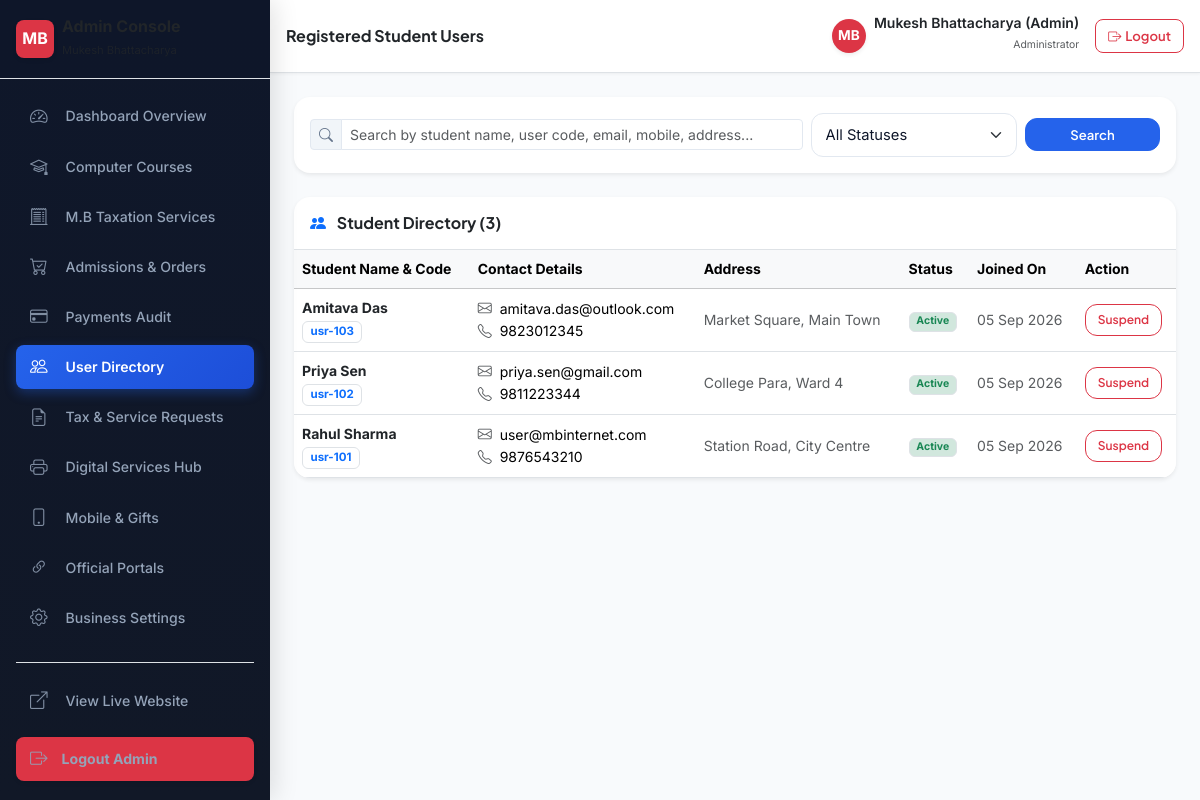
The page /admin/users.php (signed in) on the database its author committed.
### tables this page shows
CREATE TABLE `users` (
  `id` INT UNSIGNED NOT NULL AUTO_INCREMENT,
  `user_code` VARCHAR(50) NOT NULL UNIQUE,
  `name` VARCHAR(120) NOT NULL,
  `email` VARCHAR(150) NOT NULL UNIQUE,
  `mobile` VARCHAR(20) NOT NULL UNIQUE,
  `password_hash` VARCHAR(255) NOT NULL,
  `address` TEXT NULL,
  `role` ENUM('user', 'admin') NOT NULL DEFAULT 'user',
  `status` ENUM('active', 'inactive', 'suspended') NOT NULL DEFAULT 'active',
  `created_at` DATETIME NOT NULL DEFAULT CURRENT_TIMESTAMP,
  `updated_at` DATETIME NOT NULL DEFAULT CURRENT_TIMESTAMP ON UPDATE CURRENT_TIMESTAMP,
  PRIMARY KEY (`id`),
  INDEX `idx_users_email` (`email`),
  INDEX `idx_users_mobile` (`mobile`),
  INDEX `idx_users_role` (`role`),
  INDEX `idx_users_status` (`status`)
);

### includes/Auth.php (called while the page is built, shortened)
<?php
require_once __DIR__ . '/../config/db.php';
function csrf_token(): string {
    return $_SESSION['csrf_token'];
}
function is_logged_in(): bool {
    return !empty($_SESSION['user_id']) && !empty($_SESSION['role']);
}
function current_user(): ?array {
    global $conn;
    $stmt = $conn->prepare("SELECT id, user_code, name, email, mobile, address, role, status, created_at FROM users WHERE id = :id LIMIT 1");
    $stmt->execute([':id' => (int)$_SESSION['user_id']]);
    return $stmt->fetch() ?: null;
}

### admin/users.php (the view, shortened to what this page needs)
<?php
require_once dirname(__DIR__) . '/config/db.php';
require_once dirname(__DIR__) . '/includes/auth.php';
$page_title = "Registered Student Users";
$search_q = isset($_GET['q']) ? trim($_GET['q']) : '';
$page = isset($_GET['page']) ? max(1, (int)$_GET['page']) : 1;
$per_page = 10;
$where_clauses = ["role = 'user'"];
$params = [];
$where_sql = implode(" AND ", $where_clauses);
$count_stmt = $conn->prepare("SELECT COUNT(*) FROM users WHERE $where_sql");
$count_stmt->execute($params);
$total_rows = (int)$count_stmt->fetchColumn();
$offset = ($page - 1) * $per_page;
$sql = "SELECT * FROM users WHERE $where_sql ORDER BY id DESC LIMIT :limit OFFSET :offset";
$stmt = $conn->prepare($sql);
$stmt->bindValue(':limit', $per_page, PDO::PARAM_INT);
$stmt->bindValue(':offset', $offset, PDO::PARAM_INT);
$stmt->execute();
$users = $stmt->fetchAll();
include __DIR__ . '/includes/header.php';
?>
<div class="card border-0 shadow-sm rounded-4 overflow-hidden mb-4" style="background: var(--card-bg, #ffffff);">
  <div class="card-body p-3">
    <form method="GET" action="users.php" class="row g-2 align-items-center">
      <div class="col-md-7">
        <div class="input-group input-group-sm">
          <span class="input-group-text bg-subtle"><i class="bi bi-search"></i></span>
          <input type="text" name="q" class="form-control" placeholder="Search by student name, user code, email, mobile, address..." value="<?php echo htmlspecialchars($search_q); ?>">
        </div>
      </div>
      <div class="col-md-3">
        <select name="status" class="form-select form-select-sm" onchange="this.form.submit()">
          <option value="">All Statuses</option>
        </select>
      </div>
      <div class="col-md-2 d-flex gap-1">
        <button type="submit" class="btn btn-primary btn-sm flex-fill">Search</button>
      </div>
    </form>
  </div>
</div>
<div class="card border-0 shadow-sm rounded-4 overflow-hidden" style="background: var(--card-bg, #ffffff);">
  <div class="card-header bg-transparent border-bottom p-3">
    <h6 class="fw-bold text-dark mb-0"><i class="bi bi-people-fill text-primary me-2"></i> Student Directory (<?php echo $total_rows; ?>)</h6>
  </div>
  <div class="card-body p-0">
    <div class="table-responsive">
      <table class="table table-hover align-middle mb-0 small">
        <thead class="table-light">
          <tr>
            <th>Student Name & Code</th>
            <th>Contact Details</th>
            <th>Address</th>
            <th>Status</th>
            <th>Joined On</th>
            <th>Action</th>
          </tr>
        </thead>
        <tbody>
          <?php if (!empty($users)): ?>
            <?php foreach ($users as $u): ?>
              <tr>
                <td>
                  <strong class="d-block text-dark"><?php echo htmlspecialchars($u['name']); ?></strong>
                  <span class="badge bg-subtle text-primary border" style="font-size: 0.72rem;"><?php echo htmlspecialchars($u['user_code']); ?></span>
                </td>
                <td>
                  <div><i class="bi bi-envelope text-muted me-1"></i> <?php echo htmlspecialchars($u['email']); ?></div>
                  <div><i class="bi bi-telephone text-muted me-1"></i> <?php echo htmlspecialchars($u['mobile']); ?></div>
                </td>
                <td class="text-muted"><?php echo htmlspecialchars($u['address'] ?: 'Not Provided'); ?></td>
                <td>
                  <span class="badge <?php echo ($u['status'] === 'active') ? 'bg-success-subtle text-success border' : 'bg-secondary-subtle text-secondary border'; ?>">
                    <?php echo ucfirst($u['status']); ?>
                  </span>
                </td>
                <td class="text-muted"><?php echo date('d M Y', strtotime($u['created_at'])); ?></td>
                <td>
                  <a href="users.php?action=toggle&id=<?php echo $u['id']; ?>&token=<?php echo csrf_token(); ?>" class="btn btn-sm <?php echo ($u['status'] === 'active') ? 'btn-outline-danger' : 'btn-outline-success'; ?>" style="font-size: 0.75rem;">
                    <?php echo ($u['status'] === 'active') ? 'Suspend' : 'Activate'; ?>
                  </a>
                </td>
              </tr>
            <?php endforeach; ?>
          <?php else: ?>
            <tr><td colspan="6" class="text-center py-4 text-muted">No student accounts found.</td></tr>
          <?php endif; ?>
        </tbody>
      </table>
    </div>
  </div>
</div>
<?php include __DIR__ . '/includes/footer.php'; ?>

### admin/includes/header.php (shortened to what this page needs)
<?php
require_once dirname(__DIR__, 2) . '/config/db.php';
require_once dirname(__DIR__, 2) . '/includes/auth.php';
$logged_admin = current_user();
$current_page = basename($_SERVER['PHP_SELF']);
?>
<!DOCTYPE html>
<html lang="en" data-bs-theme="light">
<head>
  <link href="https://cdn.jsdelivr.net/npm/bootstrap@5.3.3/dist/css/bootstrap.min.css" rel="stylesheet">
  <link href="https://cdn.jsdelivr.net/npm/bootstrap-icons@1.11.3/font/bootstrap-icons.min.css" rel="stylesheet">
  <link href="../assets/css/style.css" rel="stylesheet">
  <link href="../assets/css/admin.css" rel="stylesheet">
</head>
<body class="bg-body-tertiary">
  <div class="admin-wrapper">
    <aside class="admin-sidebar" id="adminSidebar">
      <div class="admin-sidebar-header d-flex align-items-center justify-content-between p-3 border-bottom">
        <a href="index.php" class="d-flex align-items-center gap-2 text-decoration-none text-dark">
          <div class="rounded-3 bg-danger text-white d-flex align-items-center justify-content-center fw-bold shadow-sm" style="width: 38px; height: 38px;">
            MB
          </div>
          <div>
            <span class="fw-bold d-block fs-6 text-dark lh-sm">Admin Console</span>
            <span class="text-muted" style="font-size: 0.70rem;">Mukesh Bhattacharya</span>
          </div>
        </a>
      </div>
      <div class="p-3" style="overflow-y: auto; flex: 1;">
        <ul class="nav flex-column gap-1">
          <li class="nav-item">
            <a href="index.php" class="nav-link rounded-3 <?php echo ($current_page == 'index.php') ? 'active bg-primary text-white' : 'text-dark'; ?>">
              <i class="bi bi-speedometer2 me-2"></i> Dashboard Overview
            </a>
          </li>
          <li class="nav-item">
            <a href="courses.php" class="nav-link rounded-3 <?php echo ($current_page == 'courses.php') ? 'active bg-primary text-white' : 'text-dark'; ?>">
              <i class="bi bi-mortarboard me-2"></i> Computer Courses
            </a>
          </li>
          <li class="nav-item">
            <a href="tax-services.php" class="nav-link rounded-3 <?php echo ($current_page == 'tax-services.php') ? 'active bg-primary text-white' : 'text-dark'; ?>">
              <i class="bi bi-receipt-cutoff me-2"></i> M.B Taxation Services
            </a>
          </li>
          <li class="nav-item">
            <a href="orders.php" class="nav-link rounded-3 <?php echo ($current_page == 'orders.php') ? 'active bg-primary text-white' : 'text-dark'; ?>">
              <i class="bi bi-cart-check me-2"></i> Admissions & Orders
            </a>
          </li>
          <li class="nav-item">
            <a href="payments.php" class="nav-link rounded-3 <?php echo ($current_page == 'payments.php') ? 'active bg-primary text-white' : 'text-dark'; ?>">
              <i class="bi bi-credit-card me-2"></i> Payments Audit
            </a>
          </li>
          <li class="nav-item">
            <a href="users.php" class="nav-link rounded-3 <?php echo ($current_page == 'users.php') ? 'active bg-primary text-white' : 'text-dark'; ?>">
              <i class="bi bi-people me-2"></i> User Directory
            </a>
          </li>
          <li class="nav-item">
            <a href="tax-requests.php" class="nav-link rounded-3 <?php echo ($current_page == 'tax-requests.php') ? 'active bg-primary text-white' : 'text-dark'; ?>">
              <i class="bi bi-file-earmark-text me-2"></i> Tax & Service Requests
            </a>
          </li>
          <li class="nav-item">
            <a href="digital-services.php" class="nav-link rounded-3 <?php echo ($current_page == 'digital-services.php') ? 'active bg-primary text-white' : 'text-dark'; ?>">
              <i class="bi bi-printer me-2"></i> Digital Services Hub
            </a>
          </li>
          <li class="nav-item">
            <a href="products.php" class="nav-link rounded-3 <?php echo ($current_page == 'products.php') ? 'active bg-primary text-white' : 'text-dark'; ?>">
              <i class="bi bi-phone me-2"></i> Mobile & Gifts
            </a>
          </li>
          <li class="nav-item">
            <a href="links.php" class="nav-link rounded-3 <?php echo ($current_page == 'links.php') ? 'active bg-primary text-white' : 'text-dark'; ?>">
              <i class="bi bi-link-45deg me-2"></i> Official Portals
            </a>
          </li>
          <li class="nav-item">
            <a href="settings.php" class="nav-link rounded-3 <?php echo ($current_page == 'settings.php') ? 'active bg-primary text-white' : 'text-dark'; ?>">
              <i class="bi bi-gear me-2"></i> Business Settings
            </a>
          </li>
          <li class="nav-item mt-3 pt-3 border-top">
            <a href="../index.php" class="nav-link text-muted" target="_blank">
              <i class="bi bi-box-arrow-up-right me-2"></i> View Live Website
            </a>
          </li>
          <li class="nav-item mt-2">
            <a href="../logout.php" class="nav-link text-white bg-danger rounded-3 fw-bold text-center py-2 shadow-sm">
              <i class="bi bi-box-arrow-right me-1"></i> Logout Admin
            </a>
          </li>
        </ul>
      </div>
    </aside>
    <div class="admin-main">
      <header class="admin-topbar d-flex align-items-center justify-content-between p-3 border-bottom" style="background: var(--card-bg, #ffffff);">
        <div class="d-flex align-items-center gap-3">
          <h5 class="fw-bold text-dark mb-0 fs-6 fs-md-5"><?php echo isset($page_title) ? htmlspecialchars($page_title) : "Dashboard"; ?></h5>
        </div>
        <div class="d-flex align-items-center gap-3">
          <div class="d-flex align-items-center gap-2">
            <div class="rounded-circle bg-danger text-white d-flex align-items-center justify-content-center fw-bold shadow-sm" style="width: 34px; height: 34px; font-size: 0.85rem;">
              MB
            </div>
            <div class="d-none d-sm-block text-end">
              <span class="fw-semibold small text-dark d-block lh-1"><?php echo htmlspecialchars($logged_admin['name']); ?></span>
              <span class="text-muted" style="font-size: 0.65rem;">Administrator</span>
            </div>
          </div>
          <a href="../logout.php" class="btn btn-outline-danger btn-sm rounded-3 d-none d-sm-inline-flex align-items-center gap-1" title="Sign Out">
            <i class="bi bi-box-arrow-right"></i> <span class="d-none d-md-inline">Logout</span>
          </a>
        </div>
      </header>
      <div class="admin-content p-3 p-md-4">

### assets/css/style.css (style rules this page uses)
:root { --font-sans: 'Inter', system-ui, -apple-system, sans-serif; --font-heading: 'Plus Jakarta Sans', var(--font-sans); --primary: #2563eb; --primary-hover: #1d4ed8; --primary-subtle: #eff6ff; --primary-border: #bfdbfe; --secondary: #0d9488; --secondary-subtle: #f0fdfa; --accent-course: #10b981; --accent-course-subtle: #ecfdf5; --accent-course-border: #a7f3d0; --accent-digital: #2563eb; --accent-digital-subtle: #eff6ff; --accent-digital-border: #bfdbfe; --accent-tax: #8b5cf6; --accent-tax-subtle: #f5f3ff; --accent-tax-border: #ddd6fe; --accent-mobile: #f59e0b; --accent-mobile-subtle: #fffbeb; --accent-mobile-border: #fde68a; --accent-links: #06b6d4; --accent-links-subtle: #ecfeff; --accent-links-border: #a5f3fc; --success: #10b981; --success-subtle: #ecfdf5; --warning: #f59e0b; --warning-subtle: #fffbeb; --danger: #ef4444; --danger-subtle: #fef2f2; --info: #0ea5e9; --info-subtle: #f0f9ff; --radius-sm: 6px; --radius-md: 12px; --radius-lg: 18px; --radius-full: 9999px; --shadow-sm: 0 1px 2px 0 rgba(0, 0, 0, 0.05); --shadow-md: 0 4px 6px -1px rgba(0, 0, 0, 0.07), 0 2px 4px -2px rgba(0, 0, 0, 0.05); --shadow-lg: 0 10px 15px -3px rgba(0, 0, 0, 0.08), 0 4px 6px -4px rgba(0, 0, 0, 0.04); --shadow-xl: 0 20px 25px -5px rgba(0, 0, 0, 0.1), 0 8px 10px -6px rgba(0, 0, 0, 0.04); }
:root, html[data-theme="light"], html[data-bs-theme="light"] { --bg-page: #f8fafc; --bg-section: #ffffff; --bg-subtle: #f1f5f9; --bg-card: #ffffff; --bg-card-elevated: #ffffff; --bg-input: #ffffff; --bg-modal: #ffffff; --section-bg: #f8fafc; --card-bg: #ffffff; --text-primary: #0f172a; --text-secondary: #334155; --text-muted: #64748b; --text-inverse: #ffffff; --text-dark: #0f172a; --border: #e2e8f0; --border-subtle: #f1f5f9; --border-focus: #93c5fd; --navbar-bg: rgba(255, 255, 255, 0.95); --navbar-border: #e2e8f0; --footer-bg: #0f172a; --footer-text: #f8fafc; --footer-muted: #94a3b8; }
* { box-sizing: border-box; }
body { font-family: var(--font-sans); background-color: var(--bg-page); color: var(--text-primary); line-height: 1.6; margin: 0; padding: 0; -webkit-font-smoothing: antialiased; transition: background-color 0.25s ease, color 0.25s ease; overflow-x: hidden; }
h1, h2, h3, h4, h5, h6 { font-family: var(--font-heading); color: var(--text-primary); font-weight: 700; line-height: 1.25; }
a { color: var(--primary); text-decoration: none; transition: color 0.2s ease; }
.nav-link { font-weight: 500; font-size: 0.92rem; color: var(--text-secondary) !important; padding: 8px 14px !important; border-radius: var(--radius-sm); transition: all 0.2s ease; }
.nav-link:hover, .nav-link.active { color: var(--primary) !important; background-color: var(--primary-subtle); }
.btn { font-family: var(--font-heading); font-weight: 600; border-radius: var(--radius-md); padding: 10px 18px; font-size: 0.92rem; transition: all 0.2s ease; display: inline-flex; align-items: center; justify-content: center; gap: 8px; }
.btn-primary { background: var(--primary); border-color: var(--primary); color: #ffffff; }
.btn-sm { padding: 6px 12px; font-size: 0.82rem; }
.form-control, .form-select { background-color: var(--bg-input); border: 1px solid var(--border); color: var(--text-primary); border-radius: var(--radius-md); padding: 10px 14px; font-size: 0.92rem; transition: border-color 0.2s ease, box-shadow 0.2s ease; }
.input-group-text { background-color: var(--bg-subtle); border-color: var(--border); color: var(--text-muted); }

### rows shown on the page
users: name "Mukesh Bhattacharya (Admin)"
users: name "Amitava Das", user_code "usr-103", email "amitava.das@outlook.com", mobile "9823012345", address "Market Square, Main Town", status "Active", created_at "05 Sep 2026", shows "Suspend"
users: name "Priya Sen", user_code "usr-102", email "priya.sen@gmail.com", mobile "9811223344", address "College Para, Ward 4", status "Active", created_at "05 Sep 2026", shows "Suspend"
users: name "Rahul Sharma", user_code "usr-101", email "user@mbinternet.com", mobile "9876543210", address "Station Road, City Centre", status "Active", created_at "05 Sep 2026", shows "Suspend"

### other values the page prints
$page_title "Registered Student Users"
$total_rows "3"
